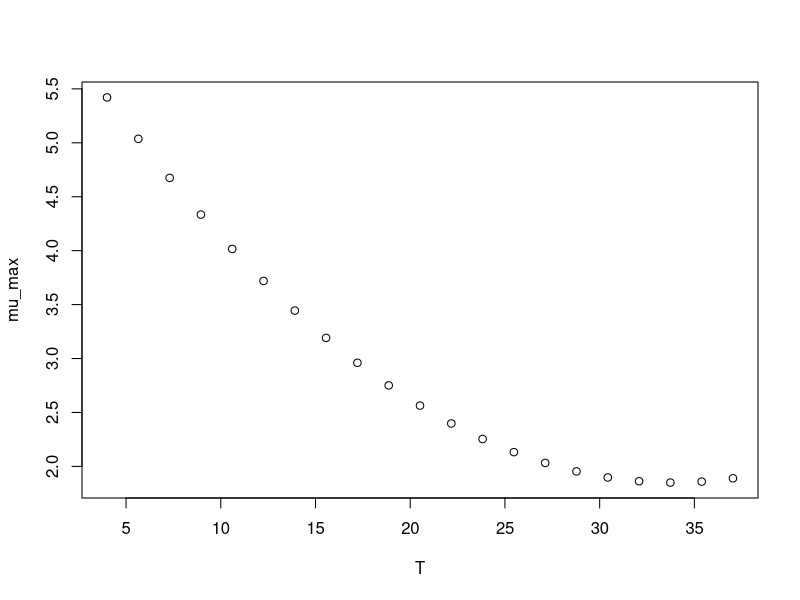

Here is the R script that generated this plot:
#############################
# start of Parameter script
#############################
T <- seq(3.996003996004,37.037,length.out=21)
#############################
# end of Parameter script
#############################
############################# 
# start of Model script Gropin ID 1197 
#############################
 
# constant coefficients for this model
 
variables <- data.frame(T)
argumentsPar <- expand.grid(variables)
 
# heart of the model
response_surface <- function(T) {
   mumax <-(-0.271*T+0.004*(T^2)+6.44)

return(mumax=mumax)
} 

# output parameters
mumax <- cbind(argumentsPar,response_surface(argumentsPar['T']))
colnames(mumax) <- c(colnames(argumentsPar),'mumax')
#############################
# End of Model script
#############################
############################# 
# start of Visualisation script Gropin ID 1197 
#############################
plot(T,mumax$mumax,
                          xlab='T',
                          ylab='mu_max')
#############################
# End of Visualisation script
#############################
